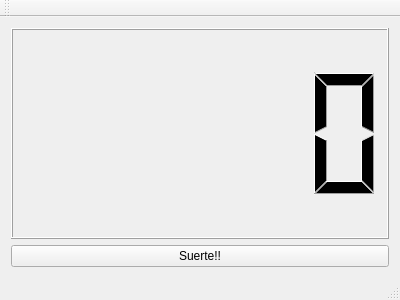
<?xml version="1.0" encoding="UTF-8"?>
<ui version="4.0">
 <class>MainWindow</class>
 <widget class="QMainWindow" name="MainWindow">
  <property name="geometry">
   <rect>
    <x>0</x>
    <y>0</y>
    <width>400</width>
    <height>300</height>
   </rect>
  </property>
  <property name="windowTitle">
   <string>MainWindow</string>
  </property>
  <widget class="QWidget" name="centralWidget">
   <layout class="QVBoxLayout" name="verticalLayout">
    <item>
     <widget class="QLCDNumber" name="lcdNumber"/>
    </item>
    <item>
     <widget class="QPushButton" name="pushButton">
      <property name="text">
       <string>Suerte!!</string>
      </property>
     </widget>
    </item>
   </layout>
  </widget>
  <widget class="QMenuBar" name="menuBar">
   <property name="geometry">
    <rect>
     <x>0</x>
     <y>0</y>
     <width>400</width>
     <height>23</height>
    </rect>
   </property>
  </widget>
  <widget class="QToolBar" name="mainToolBar">
   <attribute name="toolBarArea">
    <enum>TopToolBarArea</enum>
   </attribute>
   <attribute name="toolBarBreak">
    <bool>false</bool>
   </attribute>
  </widget>
  <widget class="QStatusBar" name="statusBar"/>
 </widget>
 <layoutdefault spacing="6" margin="11"/>
 <resources/>
 <connections/>
</ui>
